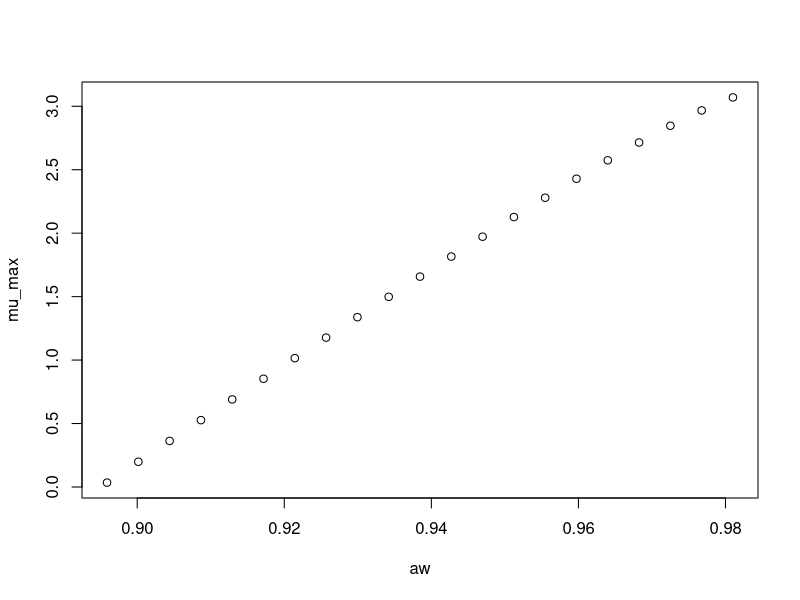

Write the R code that produced this figure.
#############################
# start of Parameter script
#############################
aw <- seq(0.895895,0.981018,length.out=21)
awmin <- 0.895
awopt <- 0.988
#############################
# end of Parameter script
#############################
 
#############################
# start of Model script
#############################
 
response_surface <- function(aw) {
   (9.97^0.5)*(((aw-1)*(aw-awmin)^2)/((awopt-awmin)*(((awopt-awmin)*(aw-awopt))-((awopt-1)*(awopt+awmin-2*aw)))))^0.5
} 
result <- response_surface(aw)
#############################
# End of Model script
#############################
 
#############################
# start of Visualisation script
#############################
plot(aw,result,xlab='aw',ylab='mu_max')
#############################
# End of Visualisation script
#############################
